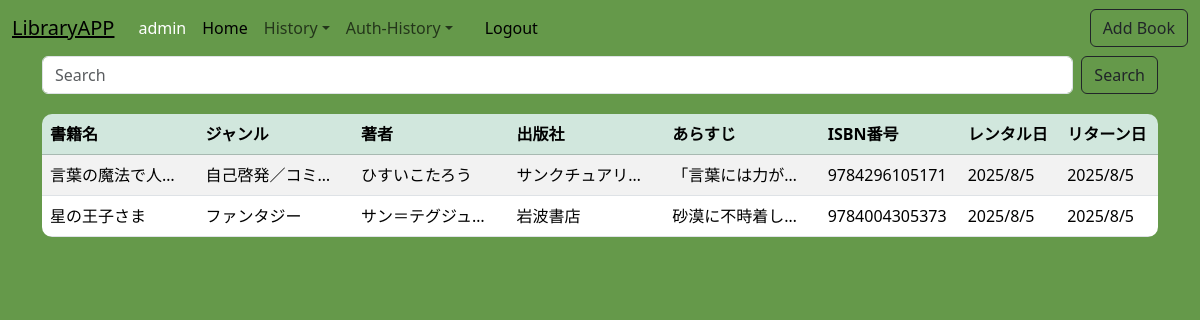
/return_history/ (signed in), run on an earlier commit of the app's database.
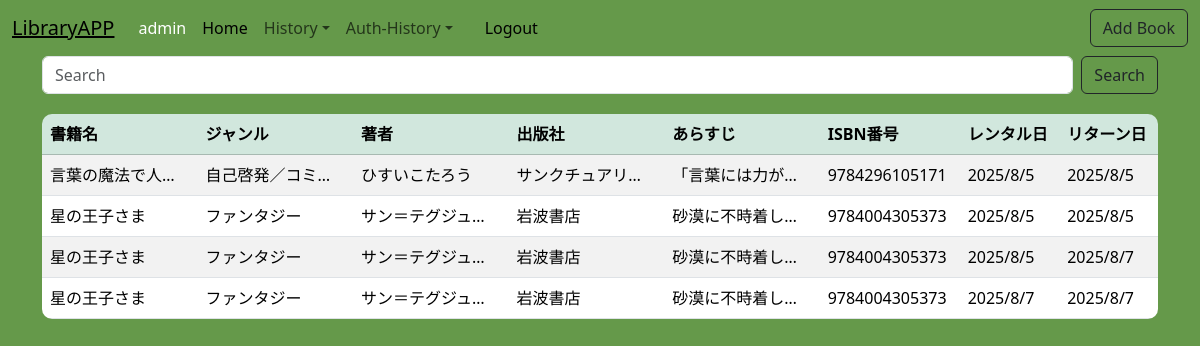
And on a later commit of the database.
### library/models.py (models this page shows, shortened)
class LendingHistory(models.Model):
    user = models.ForeignKey(User, on_delete=models.CASCADE)
    book = models.ForeignKey(Book, on_delete=models.CASCADE)
    rentalDate = models.DateField(auto_now_add=True)
    returnDate = models.DateField(null=True, blank=True)

class Book(models.Model):
    title = models.CharField(max_length=255)
    genre = models.CharField(max_length=100)
    ISBN = models.CharField(max_length=20)
    author = models.CharField(max_length=20)
    publisher = models.CharField(max_length=20)
    content = models.TextField()
    lendStatus = models.BooleanField(default=True)  # True = 貸出可能

### library/views.py (the view)
# urls.py: path('return_history/', views.ReturnHistoryView.as_view(), name='return_history'),      # ログインユーザーが返した本の一覧表示
class ReturnHistoryView(generic.ListView):
    model = LendingHistory
    template_name = 'library/return_history.html'
    context_object_name = 'histories'
    def get_queryset(self):
        return LendingHistory.objects.filter(
            Q(user=self.request.user) & Q(returnDate__isnull=False)
        )
    def get_context_data(self, **kwargs):
        context = super().get_context_data(**kwargs)
        user = self.request.user
        if user.is_authenticated:
            context['user_lending_ids'] = [
                rental.book.id for rental in LendingHistory.objects.filter(user=user)
            ]
        else:
            context['user_lending_ids'] = []
        return context

### templates/library/return_history.html (shortened to what this page needs)
{% extends "base.html" %}
{% block content %}
<div class="container">
    <form class="d-flex" method="get" action="{% url 'library:search' %}">
      <input class="form-control me-2" type="search" placeholder="Search" aria-label="Search" name="words">
      <button class="btn btn-outline-dark" type="submit">Search</button>
    </form>
    <table class="table table-striped table-hover">
      <thead class="table-success" >
        <tr>
          <th>書籍名</th>
          <th>ジャンル</th>
          <th>著者</th>
          <th>出版社</th>
          <th>あらすじ</th>
          <th>ISBN番号</th>
          <th>レンタル日</th>
          <th>リターン日</th>
        </tr>
      </thead>
      <tbody>
          {% for article in histories %}
            <tr>
            <td>{{ article.book.title }}</td>
            <td>{{ article.book.genre }}</td>
            <td>{{ article.book.author }}</td>
            <td>{{ article.book.publisher }}</td>
            <td>{{ article.book.content }}</td>
            <td>{{ article.book.ISBN }}</td>
            <td>{{ article.rentalDate.year }}/{{ article.rentalDate.month }}/{{ article.rentalDate.day }}</td>
            <td>{{ article.returnDate.year }}/{{ article.returnDate.month }}/{{ article.returnDate.day }}</td>
          {% endfor %}
      </tbody>
    </table>
  </div>
{% endblock %}

What changed in the data, as far as the page shows it:
now on this page (row edited): LendingHistory: book "星の王子さま", book.genre "ファンタジー", book.author "サン＝テグジュペ…", book.publisher "岩波書店", book.content "砂漠に不時着し…", book.ISBN "9784004305373", rentalDate.year "2025", rentalDate.month "8", rentalDate.day "5", returnDate.year "2025", returnDate.month "8", returnDate.day "7"
added LendingHistory: book "星の王子さま", book.genre "ファンタジー", book.author "サン＝テグジュペ…", book.publisher "岩波書店", book.content "砂漠に不時着し…", book.ISBN "9784004305373", rentalDate.year "2025", rentalDate.month "8", rentalDate.day "7", returnDate.year "2025", returnDate.month "8", returnDate.day "7"
